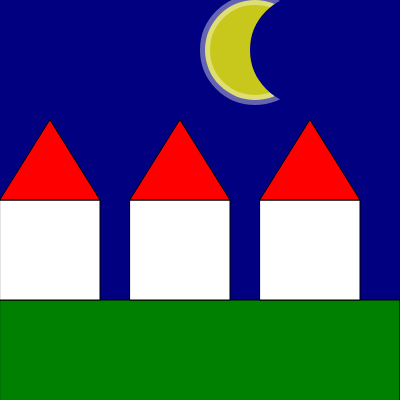
Frame 1 (no input)
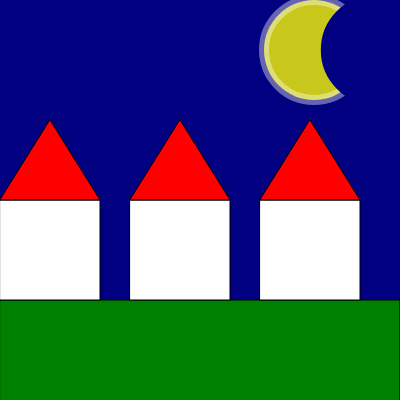
Frame 60 (no input)
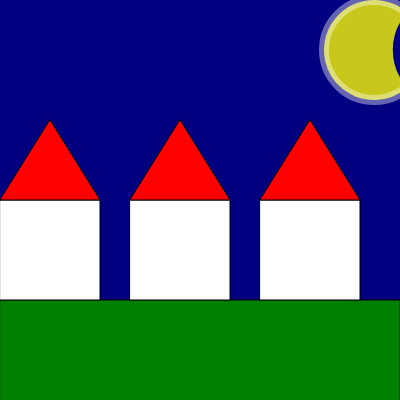
Frame 120 (the mouse pressed at the canvas centre since frame 60)

The p5.js sketch that drew these frames (run headless with seeded random() and noise() and a simulated clock; from frame 60 on, the mouse is pressed at the canvas centre):

// p5.js sketch
// ── sketch.js
let canvasXMax=400, canvasYMax=400;
let moonXpos=255;
let moonYpos=50;
let phase =50;
let diametro = 100;
function setup() {
  createCanvas(canvasXMax, canvasYMax);
}
function draw() {
  background("navy");
  //moon
  colorMode(RGB);
  drawingMoon(moonXpos, moonYpos, diametro, phase);
  stroke(0);//black outline
  strokeWeight(1);//outline thickness
  fill("green");
  let y = 300;
  rect(0, y, canvasXMax, y);
  stroke(0);//black outline
  strokeWeight(1);//outline thickness
  let x_casa =0;
  let house_height = 100, house_width=100;
  for(let numero_case=0; numero_case<3; numero_case++){
    fill("white");
    rect(x_casa, y-house_height , house_width, house_height);
    fill("red");
    let roof_height=80;
    triangle(x_casa, y-house_height , x_casa+house_width, y-house_height, x_casa+(house_width/2), y-house_height-roof_height);
    x_casa += house_width+30;
  }
  moonXpos= (moonXpos+1)% canvasXMax;
  phase = phase+0.2;
  if(phase > diametro){
    phase = -diametro;
  }
}

function drawingMoon(xMoon, yMoon, dMoon, phase){
  //codice che ci serve per disegnare la luna
  push();
  fill(255, 255, 0, 200);
  stroke(255, 255, 255, 100);
  strokeWeight(10); //large outline
  circle(xMoon, yMoon, dMoon);
  //overlappin circle
  translate(phase,0);
  stroke("navy");
  fill("navy");
  circle(xMoon, yMoon,dMoon);
  pop();
}
